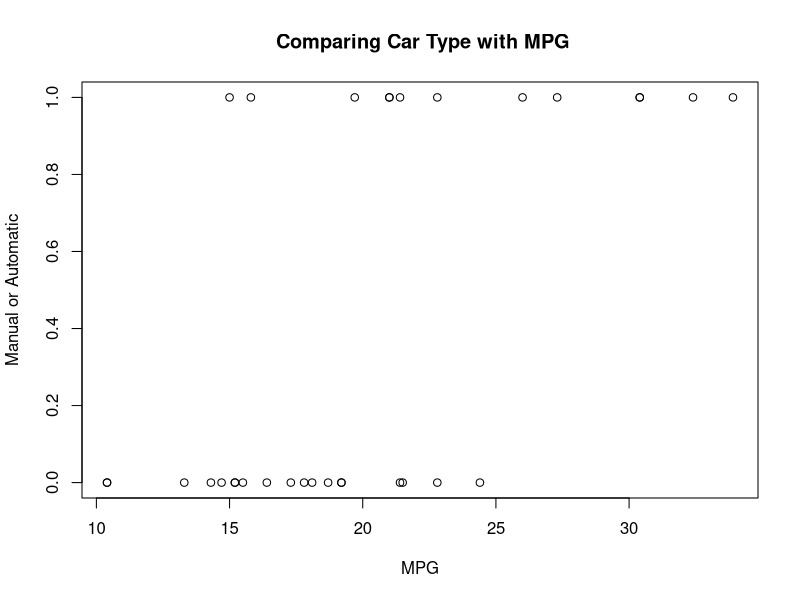
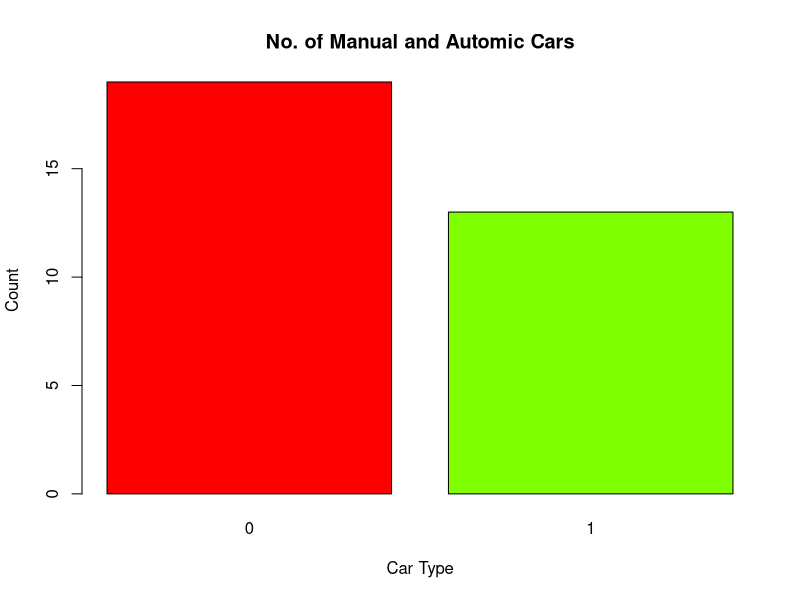
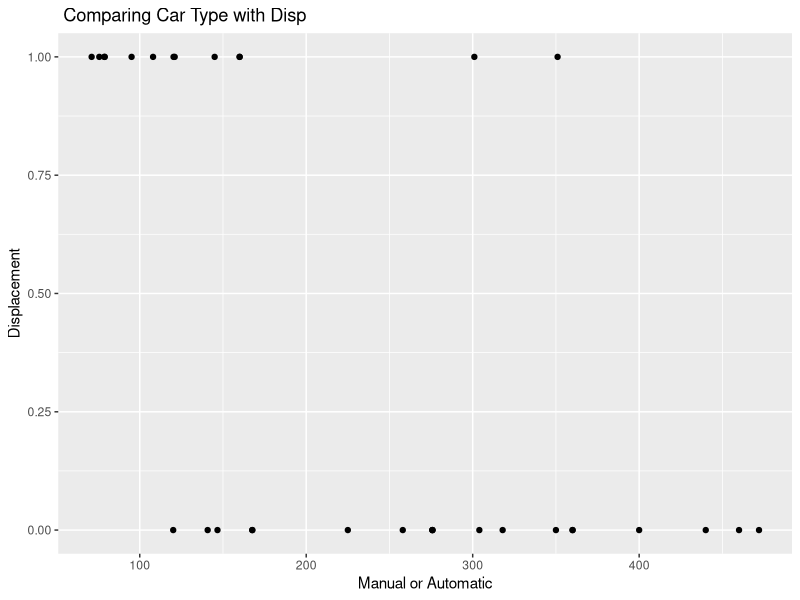
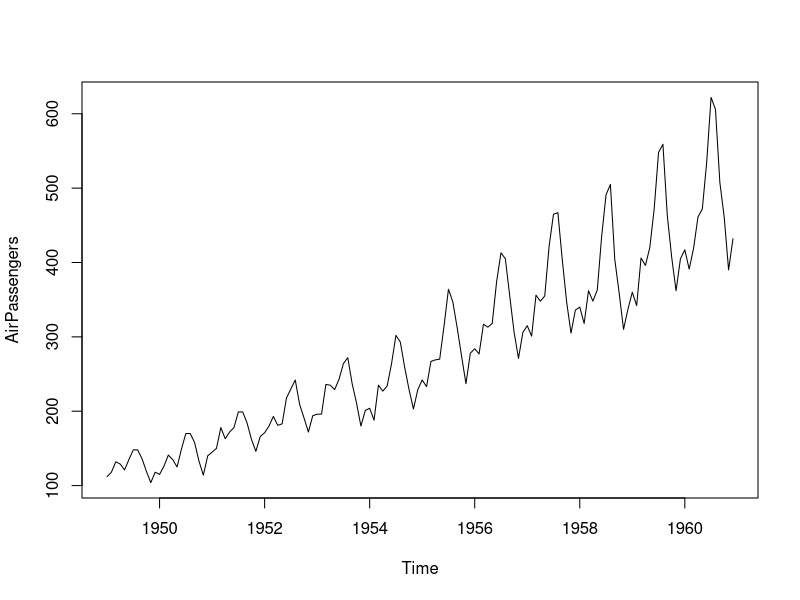
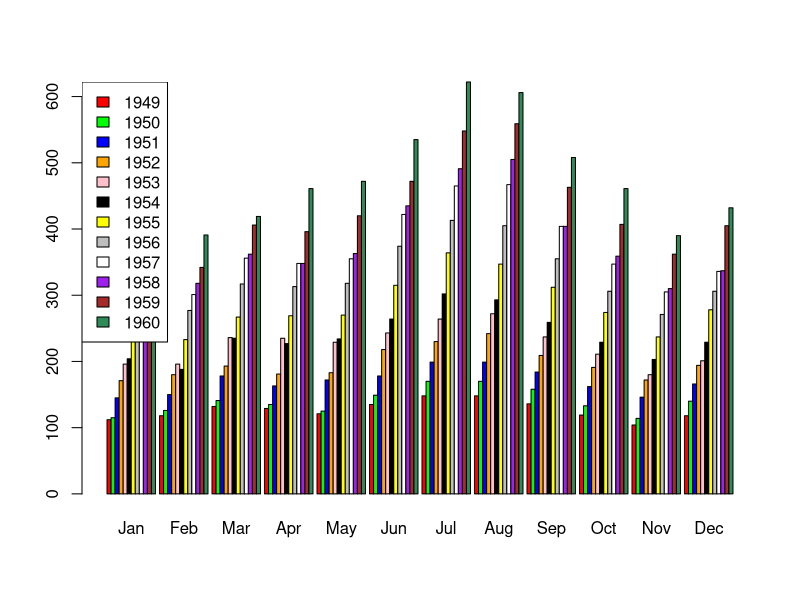

R code for these plots, in order:
plot(mtcars$mpg,mtcars$am,xlab="MPG",ylab="Manual or Automatic",main=" Comparing Car Type with MPG")

tab<- table(mtcars$am)

barplot(tab, xlab="Car Type",ylab="Count",main="No. of Manual and Automic Cars",col=rainbow(4))

install.packages("ggplot2")

library(ggplot2)

qplot(disp, am, data=mtcars,xlab="Manual or Automatic",ylab="Displacement",main=" Comparing Car Type with Disp")

AirPassengers
apm <- matrix(AirPassengers, ncol = 12, byrow =TRUE,  dimnames = list( as.character(1949:1960),month.abb))
array1<-c()
for (i in 1:ncol(apm))
{
  total=0
  total=total+sum(apm[,i])
  array1[i] <- total
}

month.abb[which.max(array1)]

array2<-c()
for (i in 1:nrow(apm))
{
  total=0
  total=total+sum(apm[i,])
  array2[i] <- total
}

as.character(1949:1960)[which.max(array2)]

plot(AirPassengers)

array3<-c()
price=8000
totalrev=0
p=matrix( data=NA,nrow=12,ncol = 12,byrow = TRUE)

for (i in 1:nrow(apm))
{
  for (j in 1:ncol(apm))
  {
    p[i,j]=price*(apm[i,j])
  }

  price=price+(price*(10/100))
}

array3<-c()
for (i in 1:ncol(p))
{
  total=0
  total=total+sum(p[,i])
  array3[i] <- total
}

month.abb[which.max(array3)]

array4<-c()
for (i in 1:ncol(p))
{
  total=0
  total=total+sum(p[i,])
  array4[i] <- total
}

as.character(1949:1960)[which.max(array4)]

barplot(apm,beside = TRUE,col=c("red","green","blue","orange","pink","black","yellow","grey","white","purple","brown","seagreen"))
legend("topleft",c("1949","1950","1951","1952","1953","1954","1955","1956","1957","1958","1959","1960"),fill = c("red","green","blue","orange","pink","black","yellow","grey","white","purple","brown","seagreen"))

